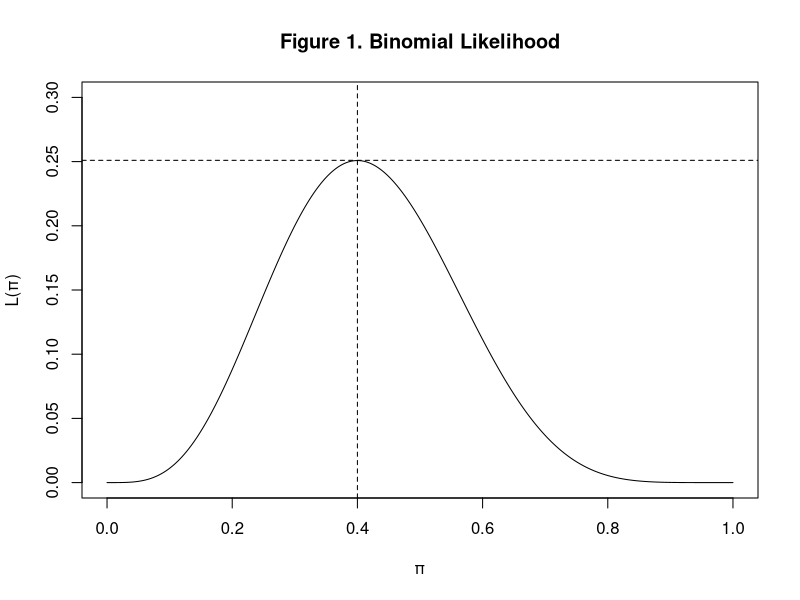
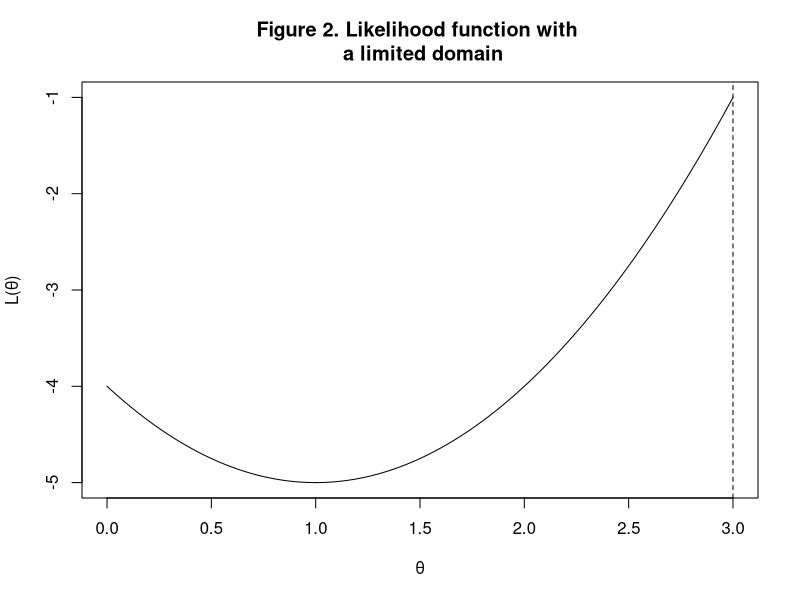

These charts were generated, in order, by the following R code:
## ---- chunk 1
dbinom(4, 10, 0.5)

# or you can calculate by hand:
factorial(10)*(0.5^10)/(factorial(4)*(factorial(6)))
## ---- chunk 2
x <- seq(0,1,by=0.001)
y <- (factorial(10)/(factorial(4)*(factorial(6))))*(x^4)*((1-x)^6)
plot(x, y, type = "l", ylim = c(0,0.3), ylab = "L(\U03C0)", xlab = "\U03C0")
title("Figure 1. Binomial Likelihood")
abline(h=0.251, lty=2)
abline(v=0.4, lty=2)
## ---- chunk 3
x <- seq(0,3,by=0.001)
y <- (x-1)^2-5
plot(x, y, type = "l", ylim = c(-5,0-1), ylab = "L(\U03B8)", xlab = "\U03B8")
title("Figure 2. Likelihood function with \n a limited domain")
abline(v=3, lty=2)
